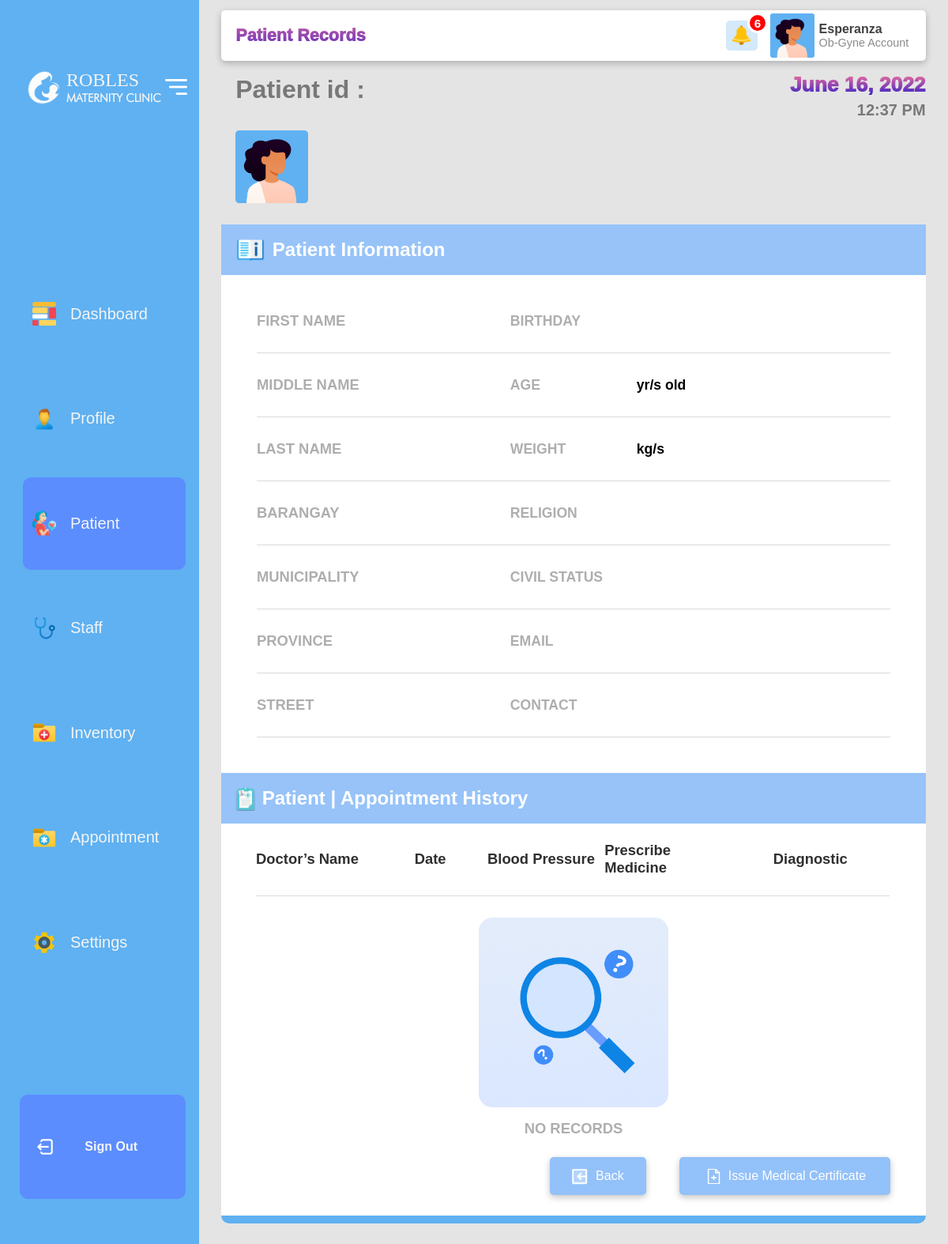
The app's page /doctorViewPatientInfo.php (signed in) with its own data.
### tables this page shows
CREATE TABLE `general_tb` (
  `g_id` int(250) NOT NULL,
  `g_Sitename` varchar(250) NOT NULL,
  `g_LogoLight` varchar(250) NOT NULL,
  `g_LogoDark` varchar(250) NOT NULL,
  `g_Vision` varchar(250) NOT NULL,
  `g_Contact` varchar(250) NOT NULL,
  `g_Location` varchar(250) NOT NULL,
  `g_Email` varchar(250) NOT NULL,
  `g_WorkingHours` varchar(250) NOT NULL,
  `h_Tagline` varchar(250) NOT NULL,
  `h_Layoutimg` varchar(250) NOT NULL,
  `h_slide1` varchar(250) NOT NULL,
  `h_slide2` varchar(250) NOT NULL,
  `h_slide3` varchar(250) NOT NULL,
  `a_about` varchar(1000) NOT NULL,
  `a_layoutimg` varchar(250) NOT NULL,
  `e_content` varchar(1000) NOT NULL,
  `e_staffImage` varchar(1000) NOT NULL,
  `e_staffQuoute` longtext NOT NULL,
  `e_staffQuoteBy` varchar(1000) NOT NULL,
  `s_img` varchar(1000) NOT NULL,
  `s_Sheader` varchar(1000) NOT NULL,
  `s_sDesc` longtext NOT NULL,
  `holidays` longtext NOT NULL,
  `holiday_name` text NOT NULL,
  `companyCode` varchar(250) NOT NULL,
  `googlemap` text NOT NULL,
  `facebook` text NOT NULL
);

CREATE TABLE `staff_db` (
  `main_id` int(250) NOT NULL,
  `id` varchar(250) NOT NULL,
  `fname` varchar(100) NOT NULL,
  `mname` varchar(100) NOT NULL,
  `lname` varchar(100) NOT NULL,
  `reg` varchar(250) NOT NULL,
  `street` varchar(100) NOT NULL,
  `bar` varchar(100) NOT NULL,
  `mun` varchar(100) NOT NULL,
  `prov` varchar(100) NOT NULL,
  `civil_status` varchar(100) NOT NULL,
  `religion` varchar(100) NOT NULL,
  `phone` varchar(100) NOT NULL,
  `email` varchar(100) NOT NULL,
  `birthday` varchar(100) NOT NULL,
  `age` varchar(100) NOT NULL,
  `username` varchar(100) NOT NULL,
  `password` varchar(100) NOT NULL,
  `role` varchar(100) NOT NULL,
  `schedule` varchar(100) NOT NULL,
  `time` varchar(100) NOT NULL,
  `profile_photo` varchar(100) NOT NULL,
  `date_start` varchar(250) NOT NULL,
  `date_end` varchar(250) NOT NULL,
  `status` varchar(250) NOT NULL
);

### doctorViewPatientInfo.php (the view, shortened to what the rows shown need)
<?php
require 'php/obActivelogin.php';
require 'php/generic.php';
$row_g = mysqli_fetch_array($search_general);
$rowName = explode(" ",$row_g['g_Sitename']);
$rowNameFirst = $rowName[0];
array_shift($rowName);
$rowSecondName = implode(" ",$rowName);
?>
<!DOCTYPE html>
<html lang="en">
  <head>
     <link rel="stylesheet" href="css/Desktop/Admin-adminGlobal.css">
     <link rel="stylesheet" href="css/Desktop/Doctor-patientviewDoctor.css">
     <link rel="stylesheet" href="AnimBackend/jquery.css">
  </head>
<body>
<div class="for_desktop">
<div id="left" class="side_navbar">
            <div id="left_bar">
                    <div id="logo_bar" class="left_bar1">
                        <img src="upload_img_generic/<?php echo $row_g['g_LogoLight']; ?>" id="logo_img">
                    </div>
            </div>
            <div id="right_bar">
                    <div id="logo_bar" class="right_navbar">
                        <div id="logo_text">
                            <p class="a" style="text-transform:uppercase;"><?php echo $rowNameFirst; ?></p>
                            <p class="b"><?php echo $rowSecondName; ?></p>
                        </div>
                    </div>
            </div>
    </div>
    <div id="right" class="right_content_dashboard for_reload_right_table">
            <div id="dashboard_top">
                <div id="dash_right">
                    <?php
                        $row = mysqli_fetch_array($search_resulthover);
                    ?>
                    <div id="profile_container" title="Visit Profile" onclick="profile()">
                        <div id="name_profile">
                            <p id="name_text"><?php echo $row['fname']; ?></p>
                            <p id="role_text"><?php echo $row['role']; ?> Account</p>
                        </div>
                    </div>
                </div>
            </div>
    </div>
</div>
</body>
</html>

### records on screen
general_tb: g_LogoLight (picture), g_Sitename "ROBLES"
staff_db: fname "Esperanza", role "Ob-Gyne"

### other values on screen
$rowSecondName "MATERNITY CLINIC"
$notifCount1+$notifCount2 "6"
